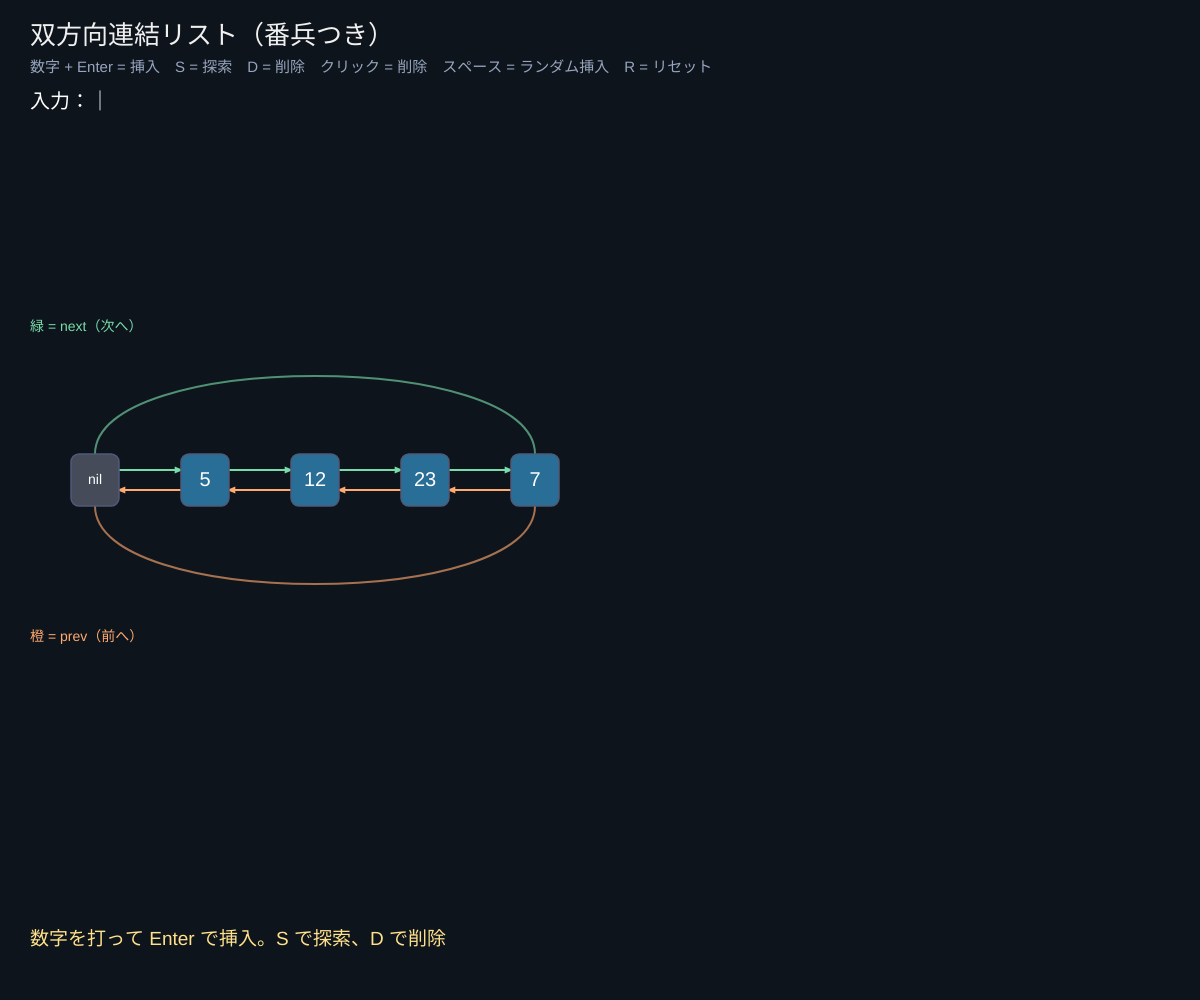
Frame 1 (no input)
Frame 60 (no input): identical to frame 1, image omitted
Frame 120 (the mouse pressed at the canvas centre since frame 60): identical to frame 1, image omitted

The p5.js sketch that drew this single still picture (run headless with seeded random() and noise() and a simulated clock; from frame 60 on, the mouse is pressed at the canvas centre):

// p5.js sketch
// ── sketch.js
// ============================================
// 01 双方向連結リストと番兵
// 各要素が「次（next）」と「前（prev）」の 2 本の矢印を持つ。並び順は矢印で決まり、配列の番号はいらない
// 番兵 nil（灰色）を置くと、先頭と末尾の特別あつかいがなくなり、コードが短くなる（輪になったリスト）
// 操作：数字を打って Enter = 先頭に挿入 / S = 探索 / D = 削除 / 要素をクリック = 削除
//       スペース = ランダムな数を挿入 / R = リセット
// ============================================

let speed = 18;     // ★ 探索の 1 歩にかけるフレーム数（小さいほど速い）
let maxShow = 12;   // ★ 画面に並べる最大の数

let nil;            // 番兵（sentinel）
let buf = '';       // 打ち込み中の数字
let msg = '数字を打って Enter で挿入。S で探索、D で削除';
let scan = null;    // 探索中の状態 { key, x, mode, t }
let flash = null, flashT = 0;

function setup() {
  createCanvas(windowWidth, windowHeight);
  resetAll();
}

function resetAll() {
  nil = { key: 'nil' };
  nil.next = nil; nil.prev = nil; // 空のリスト：番兵が自分自身を指す
  for (let k of [7, 23, 12, 5]) listInsert({ key: k });
  scan = null;
}

// ---------- リストの操作（どれも矢印のつなぎかえだけ）----------
function listInsert(x) {      // 先頭に入れる
  x.next = nil.next;
  nil.next.prev = x;
  nil.next = x;
  x.prev = nil;
}
function listDelete(x) {      // x を取り除く（番兵のおかげで if がいらない）
  x.prev.next = x.next;
  x.next.prev = x.prev;
}
function toArray() { let a = [], x = nil.next; while (x !== nil) { a.push(x); x = x.next; } return a; }

function draw() {
  background(14, 20, 28);
  noStroke(); fill(240); textAlign(LEFT, TOP); textSize(26);
  text('双方向連結リスト（番兵つき）', 30, 24);
  fill(150, 165, 190); textSize(15);
  text('数字 + Enter = 挿入　S = 探索　D = 削除　クリック = 削除　スペース = ランダム挿入　R = リセット', 30, 60);
  fill(255); textSize(20); text('入力：' + buf + (frameCount % 60 < 30 ? '｜' : ''), 30, 92);

  // 探索のアニメーション
  if (scan && frameCount % speed === 0) advanceScan();
  if (flashT > 0) flashT--;

  let items = toArray();
  let all = [nil, ...items];
  let n = all.length;
  let w = min(110, (width - 80) / n), y = height * 0.48;
  let pos = new Map();
  all.forEach((x, i) => pos.set(x, { x: 40 + w * i + w / 2, y }));

  // next の矢印（上）と prev の矢印（下）
  for (let i = 0; i < n; i++) {
    let a = all[i], b = all[(i + 1) % n];
    let pa = pos.get(a), pb = pos.get(b);
    if (i < n - 1) {
      arrow(pa.x + 22, pa.y - 10, pb.x - 22, pb.y - 10, color(120, 220, 170));
      arrow(pb.x - 22, pb.y + 10, pa.x + 22, pa.y + 10, color(255, 170, 110));
    } else {
      // 末尾 → 番兵（輪をとじる）
      noFill(); strokeWeight(2);
      stroke(120, 220, 170, 160); bezier(pa.x, pa.y - 26, pa.x, y - 130, pb.x, y - 130, pb.x, pb.y - 26);
      stroke(255, 170, 110, 160); bezier(pb.x, pb.y + 26, pb.x, y + 130, pa.x, y + 130, pa.x, pa.y + 26);
    }
  }
  // 要素
  for (let x of all) {
    let p = pos.get(x);
    let isScan = scan && scan.x === x;
    stroke(isScan ? color(255, 214, 90) : color(80, 90, 120)); strokeWeight(isScan ? 4 : 1.5);
    fill(x === nil ? color(70, 75, 90) : color(40, 110, 150));
    if (flash === x && flashT > 0) fill(255, 214, 90);
    rect(p.x - 24, p.y - 26, 48, 52, 8);
    noStroke(); fill(255); textAlign(CENTER, CENTER); textSize(x === nil ? 14 : 20);
    text(x.key, p.x, p.y);
  }
  fill(120, 220, 170); textAlign(LEFT, TOP); textSize(14);
  text('緑 = next（次へ）', 30, y - 160);
  fill(255, 170, 110); text('橙 = prev（前へ）', 30, y + 150);

  fill(255, 225, 140); textSize(19); textAlign(LEFT, TOP);
  text(msg, 30, height - 70);
}

function arrow(x1, y1, x2, y2, c) {
  stroke(c); strokeWeight(2); line(x1, y1, x2, y2);
  let a = atan2(y2 - y1, x2 - x1);
  noStroke(); fill(c);
  triangle(x2, y2, x2 - cos(a - 0.4) * 9, y2 - sin(a - 0.4) * 9, x2 - cos(a + 0.4) * 9, y2 - sin(a + 0.4) * 9);
}

function startScan(mode) {
  if (buf === '') { msg = '先に数字を打ってください'; return; }
  scan = { key: int(buf), x: nil.next, mode, steps: 1 };
  buf = '';
  msg = `探索(${scan.key})：先頭から順に比べていく…`;
}
function advanceScan() {
  let s = scan;
  if (s.x === nil) { msg = `${s.key} は見つからなかった（${s.steps - 1} 回比べて番兵まで来た）`; scan = null; return; }
  if (s.x.key === s.key) {
    if (s.mode === 'delete') { listDelete(s.x); msg = `${s.key} を削除：前の next と次の prev をつなぎかえるだけ（${s.steps} 回目で発見）`; }
    else { msg = `${s.key} を ${s.steps} 回目の比較で見つけた！`; flash = s.x; flashT = 60; }
    scan = null; return;
  }
  s.x = s.x.next; s.steps++;
}

function keyPressed() {
  if (key >= '0' && key <= '9') { if (buf.length < 3) buf += key; return; }
  if (key === BACKSPACE) { buf = buf.slice(0, -1); return; }
  let k = key.toLowerCase();
  if (key === ENTER) {
    if (buf === '') return;
    if (toArray().length >= maxShow) { msg = 'これ以上は画面に入りません（D で消してから）'; buf = ''; return; }
    let x = { key: int(buf) }; listInsert(x); flash = x; flashT = 40;
    msg = `挿入(${buf})：先頭に入れる。矢印を 4 本つなぎかえるだけなので O(1)`; buf = '';
  }
  if (k === 's') startScan('search');
  if (k === 'd') startScan('delete');
  if (key === ' ') {
    if (toArray().length >= maxShow) { msg = 'いっぱいです'; return; }
    let x = { key: floor(random(1, 100)) }; listInsert(x); flash = x; flashT = 40; msg = `${x.key} を先頭に挿入`;
  }
  if (k === 'r') { resetAll(); msg = 'リセットしました'; }
}

function mousePressed() {
  let items = toArray(), n = items.length + 1;
  let w = min(110, (width - 80) / n), y = height * 0.48;
  items.forEach((x, i) => {
    let px = 40 + w * (i + 1) + w / 2;
    if (abs(mouseX - px) < 26 && abs(mouseY - y) < 28) { listDelete(x); msg = `${x.key} を削除（O(1)：場所がわかっていれば探す必要なし）`; }
  });
}

function windowResized() { resizeCanvas(windowWidth, windowHeight); }

// ---------- やってみよう ----------
// 1. 存在しない数を S で探すと、番兵まで全部たどる。要素が n 個なら n 回 → O(n)
// 2. listDelete の 2 行を紙に書いて、番兵がないと先頭・末尾で何が困るか考える
// 3. 末尾に入れる listAppend を作ってみよう（nil.prev が末尾）
